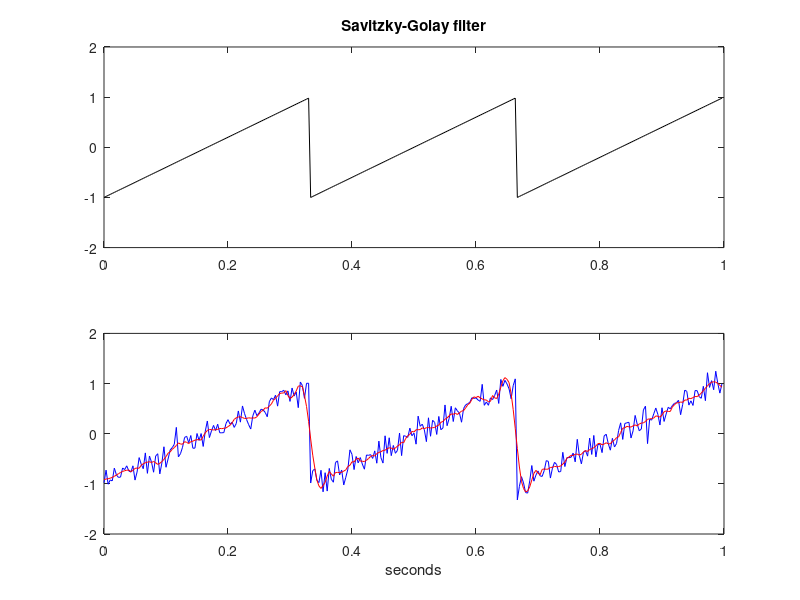

This chart was generated by the following MATLAB code:
% frequency response of sgolay filter
fs=300; %sampling frequency in Hz.

K=6; %polynomial order
FR=25; %frame size
%input signal
fu=3; %signal frequency in Hz
wu=2*pi*fu; %signal frequency in rad/s
tiv=1/fs; %time intervals between samples
t=0:tiv:(1-tiv); %time intervals set (1 seconds)
nn=length(t); %number of data points

us=sawtooth(wu*t); %sawtooth signal
ur=randn(nn,1); %random signal
u=us+0.16*ur'; %the signal+noise

%filter output
y=sgolayfilt(u,K,FR); %filter output signal
%figure
subplot(2,1,1)
plot(t,us,'k');
axis([0 1 -2 2]);
title('Savitzky-Golay filter')

subplot(2,1,2)
plot(t,u,'b'); hold on;
plot(t,y,'r')
axis([0 1 -2 2]);
xlabel('seconds');
